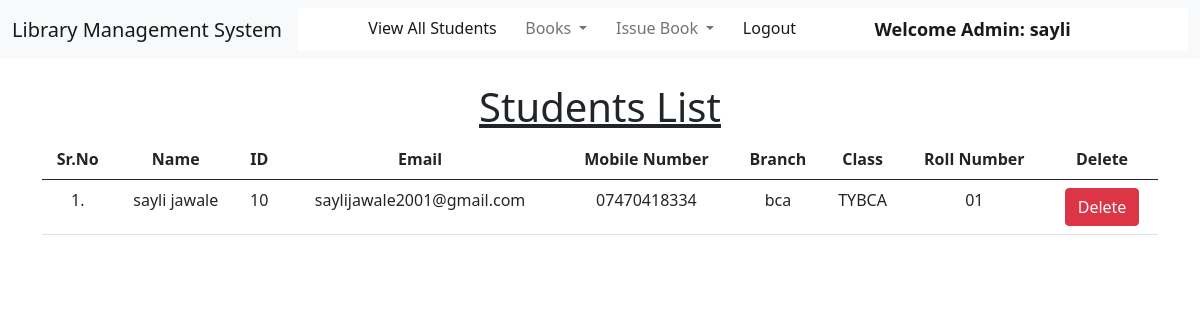
The page /view_students/ (signed in) on the database its author committed.
### library/models.py (models this page shows, shortened)
class Student(models.Model):
    user = models.OneToOneField(User, on_delete=models.CASCADE)
    classroom = models.CharField(max_length=10)
    branch = models.CharField(max_length=10)
    roll_no = models.CharField(max_length=3, blank=True)
    phone = models.CharField(max_length=10, blank=True)
    image = models.ImageField(upload_to="", blank=True)

### library/views.py (the view)
# urls.py: path("view_students/", views.view_students, name="view_students"),
@login_required(login_url = '/admin_login')
def view_students(request):
    students = Student.objects.all()
    return render(request, "view_students.html", {'students':students})

### library/templates/view_students.html (shortened to what this page needs)
{% extends 'admin_navbar.html' %}
{% load static %}
{% block body %}
<div class="container mt-4">
    <h1 class="text-center"><u>Students List</u></h1>
    <table class="table table-hover" id="example">
        <thead>
            <tr class="text-center">
                <th>Sr.No</th>
                <th>Name</th>
                <th>ID</th>
                <th>Email</th>
                <th>Mobile Number</th>
                <th>Branch</th>
                <th>Class</th>
                <th>Roll Number</th>
                <th>Delete</th>
            </tr>
        </thead>
        <tbody>
            {% for student in students %}
            <tr class="text-center">
                <td>{{forloop.counter}}.</td>
                <td>{{student.user.get_full_name}}</td>
                <td>{{student.user.id}}</td>
                <td>{{student.user.email}}</td>
                <td>{{student.phone}}</td>
                <td>{{student.branch}}</td>
                <td>{{student.classroom}}</td>
                <td>{{student.roll_no}}</td>
                <td><a href="/delete_student/{{student.id}}/" class="btn btn-danger" onclick="return alert('Are you sure you want to delete this student?')">Delete</a></td>
            </tr>
            {% endfor %}
        </tbody>
    </table>
    </div>
{% endblock %}

### library/templates/admin_navbar.html (shortened to what this page needs)
<!doctype html>
<html lang="en">
  <head>
    <link href="https://cdn.jsdelivr.net/npm/bootstrap@5.1.0/dist/css/bootstrap.min.css" rel="stylesheet">
    <link rel="stylesheet" href="https://cdn.datatables.net/1.10.25/css/jquery.dataTables.min.css">
    <link rel="stylesheet" href="https://cdn.datatables.net/buttons/1.7.1/css/buttons.dataTables.min.css">
  </head>
  <body>
    <nav class="navbar navbar-expand-lg navbar-light bg-light">
        <div class="container-fluid">
          <a class="navbar-brand" href="#">Library Management System</a>
          <div class="collapse navbar-collapse base" id="navbarSupportedContent">
            <ul class="navbar-nav me-auto mb-2 mb-lg-0">
              <li class="nav-item">
                <a class="nav-link active" aria-current="page" href="/view_students/">View All Students</a>
              </li>
              <li class="nav-item dropdown">
                <a class="nav-link dropdown-toggle" href="#" id="navbarDropdown" role="button" data-bs-toggle="dropdown" aria-expanded="false">
                  Books
                </a>
              </li>
              <li class="nav-item dropdown">
                <a class="nav-link dropdown-toggle" href="#" id="navbarDropdown" role="button" data-bs-toggle="dropdown" aria-expanded="false">
                  Issue Book
                </a>
              </li>
              <li class="nav-item">
                <a class="nav-link active" aria-current="page" href="/logout/">Logout</a>
              </li>
              <li class="nav-item">
                <a style="font-weight:600; font-family:'Segoe UI', Tahoma, Geneva, Verdana, sans-serif; font-size: large;" class="nav-link active" href="#">Welcome Admin: {{request.user}}</a>
              </li>
            </ul>
          </div>
        </div>
      </nav>
      {% block body %}
      {% endblock %}
  </body>
</html>

### library/templates/admin_navbar.html (style rules this page uses)
.base { color:black; background:white; margin:0; padding:0; text-align:center; }

### rows shown on the page
Student: user.get_full_name "sayli jawale", user.id "10", user.email "saylijawale2001@gmail.com", phone "07470418334", branch "bca", classroom "TYBCA", roll_no "01"

### other values the page prints
{{ request.user }} "sayli"
